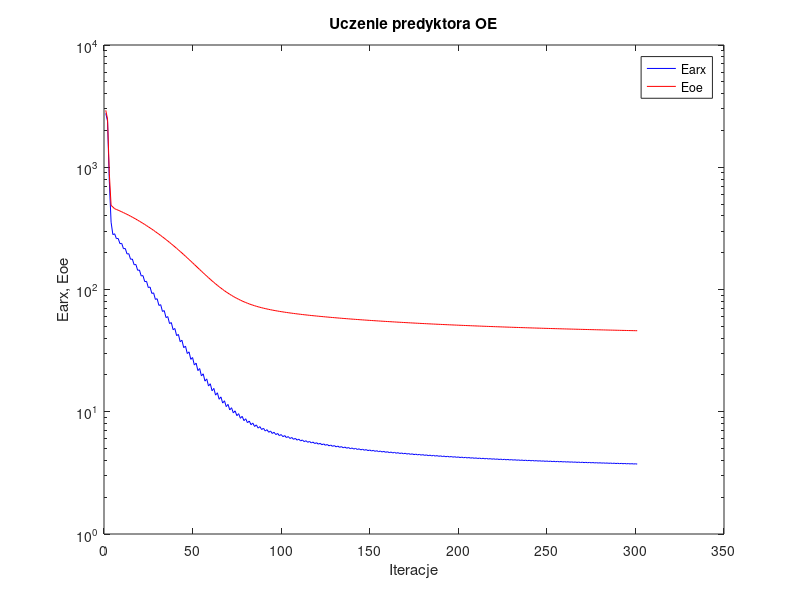
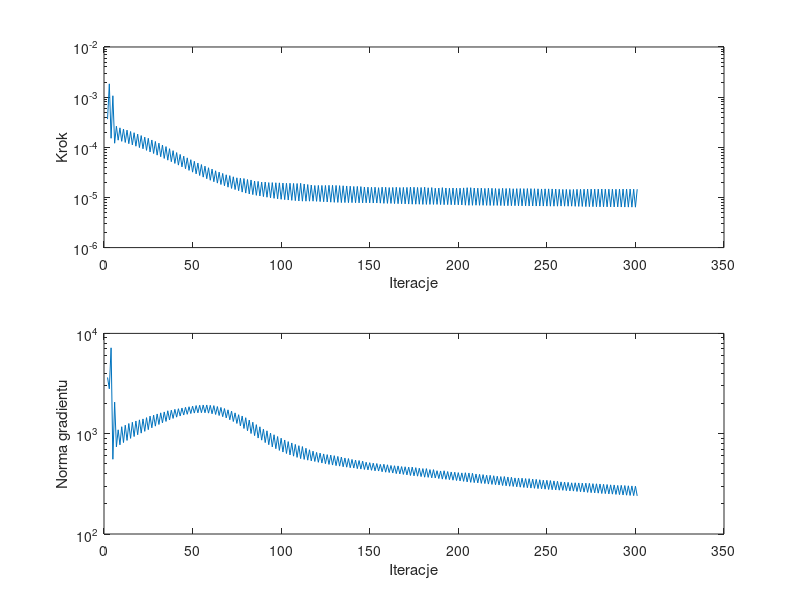

Reproduce these figures in MATLAB, in order.
%uczenie predyktora oe
clear all;
n=0; farx(n+1)=2.761359e+003; foe(n+1)=2.921743e+003; wspucz(n+1)=0.000000e+000; ng(n+1)=0.000000e+000;
n=1; farx(n+1)=2.385960e+003; foe(n+1)=2.476734e+003; krok(n+1)=3.643472e-004; ng(n+1)=3.635322e+003;
n=2; farx(n+1)=7.690771e+002; foe(n+1)=8.885261e+002; krok(n+1)=1.841613e-003; ng(n+1)=2.802231e+003;
n=3; farx(n+1)=3.553489e+002; foe(n+1)=4.881364e+002; krok(n+1)=1.513017e-004; ng(n+1)=7.179554e+003;
n=4; farx(n+1)=2.812438e+002; foe(n+1)=4.726427e+002; krok(n+1)=1.064808e-003; ng(n+1)=5.563527e+002;
n=5; farx(n+1)=2.856849e+002; foe(n+1)=4.580880e+002; krok(n+1)=1.205665e-004; ng(n+1)=2.066021e+003;
n=6; farx(n+1)=2.606679e+002; foe(n+1)=4.515990e+002; krok(n+1)=2.632539e-004; ng(n+1)=7.392957e+002;
n=7; farx(n+1)=2.615851e+002; foe(n+1)=4.453236e+002; krok(n+1)=1.386777e-004; ng(n+1)=1.093230e+003;
n=8; farx(n+1)=2.370819e+002; foe(n+1)=4.387175e+002; krok(n+1)=2.442426e-004; ng(n+1)=7.746744e+002;
n=9; farx(n+1)=2.383397e+002; foe(n+1)=4.322583e+002; krok(n+1)=1.315162e-004; ng(n+1)=1.173810e+003;
n=10; farx(n+1)=2.154830e+002; foe(n+1)=4.254136e+002; krok(n+1)=2.312276e-004; ng(n+1)=8.160199e+002;
n=11; farx(n+1)=2.166004e+002; foe(n+1)=4.187514e+002; krok(n+1)=1.248592e-004; ng(n+1)=1.215636e+003;
n=12; farx(n+1)=1.952626e+002; foe(n+1)=4.117088e+002; krok(n+1)=2.196646e-004; ng(n+1)=8.569617e+002;
n=13; farx(n+1)=1.963389e+002; foe(n+1)=4.048625e+002; krok(n+1)=1.180809e-004; ng(n+1)=1.263022e+003;
n=14; farx(n+1)=1.766064e+002; foe(n+1)=3.976863e+002; krok(n+1)=2.064568e-004; ng(n+1)=8.981434e+002;
n=15; farx(n+1)=1.776022e+002; foe(n+1)=3.907348e+002; krok(n+1)=1.115187e-004; ng(n+1)=1.300118e+003;
n=16; farx(n+1)=1.593449e+002; foe(n+1)=3.834421e+002; krok(n+1)=1.951338e-004; ng(n+1)=9.370932e+002;
n=17; farx(n+1)=1.603203e+002; foe(n+1)=3.764128e+002; krok(n+1)=1.051134e-004; ng(n+1)=1.339536e+003;
n=18; farx(n+1)=1.435252e+002; foe(n+1)=3.690692e+002; krok(n+1)=1.828869e-004; ng(n+1)=9.761894e+002;
n=19; farx(n+1)=1.444707e+002; foe(n+1)=3.620142e+002; krok(n+1)=9.874235e-005; ng(n+1)=1.374308e+003;
n=20; farx(n+1)=1.290793e+002; foe(n+1)=3.546295e+002; krok(n+1)=1.711903e-004; ng(n+1)=1.013010e+003;
n=21; farx(n+1)=1.300120e+002; foe(n+1)=3.475997e+002; krok(n+1)=9.345155e-005; ng(n+1)=1.403819e+003;
n=22; farx(n+1)=1.158737e+002; foe(n+1)=3.402821e+002; krok(n+1)=1.592886e-004; ng(n+1)=1.055366e+003;
n=23; farx(n+1)=1.168343e+002; foe(n+1)=3.332525e+002; krok(n+1)=8.683747e-005; ng(n+1)=1.445791e+003;
n=24; farx(n+1)=1.037472e+002; foe(n+1)=3.259203e+002; krok(n+1)=1.513017e-004; ng(n+1)=1.097846e+003;
n=25; farx(n+1)=1.047955e+002; foe(n+1)=3.188767e+002; krok(n+1)=8.074766e-005; ng(n+1)=1.497255e+003;
n=26; farx(n+1)=9.286270e+001; foe(n+1)=3.116273e+002; krok(n+1)=1.398251e-004; ng(n+1)=1.145034e+003;
n=27; farx(n+1)=9.390766e+001; foe(n+1)=3.046579e+002; krok(n+1)=7.514290e-005; ng(n+1)=1.531784e+003;
n=28; farx(n+1)=8.297317e+001; foe(n+1)=2.974551e+002; krok(n+1)=1.306689e-004; ng(n+1)=1.189165e+003;
n=29; farx(n+1)=8.405115e+001; foe(n+1)=2.905448e+002; krok(n+1)=6.975159e-005; ng(n+1)=1.574131e+003;
n=30; farx(n+1)=7.407317e+001; foe(n+1)=2.834370e+002; krok(n+1)=1.209505e-004; ng(n+1)=1.235318e+003;
n=31; farx(n+1)=7.517768e+001; foe(n+1)=2.766087e+002; krok(n+1)=6.485137e-005; ng(n+1)=1.614375e+003;
n=32; farx(n+1)=6.612271e+001; foe(n+1)=2.696367e+002; krok(n+1)=1.107642e-004; ng(n+1)=1.282954e+003;
n=33; farx(n+1)=6.721208e+001; foe(n+1)=2.629264e+002; krok(n+1)=5.993527e-005; ng(n+1)=1.648215e+003;
n=34; farx(n+1)=5.893513e+001; foe(n+1)=2.560334e+002; krok(n+1)=1.032284e-004; ng(n+1)=1.325151e+003;
n=35; farx(n+1)=6.005057e+001; foe(n+1)=2.494161e+002; krok(n+1)=5.538211e-005; ng(n+1)=1.692971e+003;
n=36; farx(n+1)=5.259546e+001; foe(n+1)=2.426833e+002; krok(n+1)=9.374630e-005; ng(n+1)=1.371704e+003;
n=37; farx(n+1)=5.367954e+001; foe(n+1)=2.362468e+002; krok(n+1)=5.161420e-005; ng(n+1)=1.715404e+003;
n=38; farx(n+1)=4.692286e+001; foe(n+1)=2.296974e+002; krok(n+1)=8.570899e-005; ng(n+1)=1.419376e+003;
n=39; farx(n+1)=4.799699e+001; foe(n+1)=2.234128e+002; krok(n+1)=4.765565e-005; ng(n+1)=1.749318e+003;
n=40; farx(n+1)=4.189331e+001; foe(n+1)=2.170375e+002; krok(n+1)=7.846985e-005; ng(n+1)=1.461714e+003;
n=41; farx(n+1)=4.294111e+001; foe(n+1)=2.109423e+002; krok(n+1)=4.412088e-005; ng(n+1)=1.774546e+003;
n=42; farx(n+1)=3.741872e+001; foe(n+1)=2.047690e+002; krok(n+1)=7.202880e-005; ng(n+1)=1.501071e+003;
n=43; farx(n+1)=3.844367e+001; foe(n+1)=1.988673e+002; krok(n+1)=4.069022e-005; ng(n+1)=1.801705e+003;
n=44; farx(n+1)=3.344011e+001; foe(n+1)=1.929061e+002; krok(n+1)=6.653535e-005; ng(n+1)=1.534445e+003;
n=45; farx(n+1)=3.444100e+001; foe(n+1)=1.872077e+002; krok(n+1)=3.736809e-005; ng(n+1)=1.832472e+003;
n=46; farx(n+1)=2.992530e+001; foe(n+1)=1.814637e+002; krok(n+1)=6.158863e-005; ng(n+1)=1.560980e+003;
n=47; farx(n+1)=3.089924e+001; foe(n+1)=1.760066e+002; krok(n+1)=3.463091e-005; ng(n+1)=1.856487e+003;
n=48; farx(n+1)=2.682859e+001; foe(n+1)=1.705542e+002; krok(n+1)=5.658127e-005; ng(n+1)=1.588930e+003;
n=49; farx(n+1)=2.776742e+001; foe(n+1)=1.653531e+002; krok(n+1)=3.193262e-005; ng(n+1)=1.883372e+003;
n=50; farx(n+1)=2.409943e+001; foe(n+1)=1.601752e+002; krok(n+1)=5.256405e-005; ng(n+1)=1.605130e+003;
n=51; farx(n+1)=2.500319e+001; foe(n+1)=1.552493e+002; krok(n+1)=2.952022e-005; ng(n+1)=1.907636e+003;
n=52; farx(n+1)=2.171754e+001; foe(n+1)=1.503794e+002; krok(n+1)=4.856864e-005; ng(n+1)=1.615513e+003;
n=53; farx(n+1)=2.257284e+001; foe(n+1)=1.457640e+002; krok(n+1)=2.737449e-005; ng(n+1)=1.920370e+003;
n=54; farx(n+1)=1.962516e+001; foe(n+1)=1.412100e+002; krok(n+1)=4.525103e-005; ng(n+1)=1.619239e+003;
n=55; farx(n+1)=2.044016e+001; foe(n+1)=1.369050e+002; krok(n+1)=2.541507e-005; ng(n+1)=1.932461e+003;
n=56; farx(n+1)=1.780427e+001; foe(n+1)=1.326936e+002; krok(n+1)=4.204485e-005; ng(n+1)=1.616685e+003;
n=57; farx(n+1)=1.857330e+001; foe(n+1)=1.287129e+002; krok(n+1)=2.361801e-005; ng(n+1)=1.932714e+003;
n=58; farx(n+1)=1.622918e+001; foe(n+1)=1.248417e+002; krok(n+1)=3.909086e-005; ng(n+1)=1.603486e+003;
n=59; farx(n+1)=1.694420e+001; foe(n+1)=1.212027e+002; krok(n+1)=2.202092e-005; ng(n+1)=1.916909e+003;
n=60; farx(n+1)=1.485083e+001; foe(n+1)=1.176672e+002; krok(n+1)=3.675596e-005; ng(n+1)=1.580371e+003;
n=61; farx(n+1)=1.552606e+001; foe(n+1)=1.143480e+002; krok(n+1)=2.058283e-005; ng(n+1)=1.904746e+003;
n=62; farx(n+1)=1.367599e+001; foe(n+1)=1.111690e+002; krok(n+1)=3.400479e-005; ng(n+1)=1.554731e+003;
n=63; farx(n+1)=1.429536e+001; foe(n+1)=1.081878e+002; krok(n+1)=1.931492e-005; ng(n+1)=1.865283e+003;
n=64; farx(n+1)=1.265465e+001; foe(n+1)=1.053312e+002; krok(n+1)=3.195675e-005; ng(n+1)=1.518124e+003;
n=65; farx(n+1)=1.322617e+001; foe(n+1)=1.026608e+002; krok(n+1)=1.811665e-005; ng(n+1)=1.826996e+003;
n=66; farx(n+1)=1.177170e+001; foe(n+1)=1.001131e+002; krok(n+1)=3.012115e-005; ng(n+1)=1.477676e+003;
n=67; farx(n+1)=1.229969e+001; foe(n+1)=9.773487e+001; krok(n+1)=1.707914e-005; ng(n+1)=1.782538e+003;
n=68; farx(n+1)=1.101250e+001; foe(n+1)=9.548615e+001; krok(n+1)=2.829063e-005; ng(n+1)=1.436827e+003;
n=69; farx(n+1)=1.149201e+001; foe(n+1)=9.338174e+001; krok(n+1)=1.602043e-005; ng(n+1)=1.729056e+003;
n=70; farx(n+1)=1.034796e+001; foe(n+1)=9.138055e+001; krok(n+1)=2.722915e-005; ng(n+1)=1.376919e+003;
n=71; farx(n+1)=1.078988e+001; foe(n+1)=8.951918e+001; krok(n+1)=1.511881e-005; ng(n+1)=1.679089e+003;
n=72; farx(n+1)=9.779226e+000; foe(n+1)=8.776404e+001; krok(n+1)=2.580710e-005; ng(n+1)=1.323091e+003;
n=73; farx(n+1)=1.018026e+001; foe(n+1)=8.613350e+001; krok(n+1)=1.436371e-005; ng(n+1)=1.613162e+003;
n=74; farx(n+1)=9.285494e+000; foe(n+1)=8.459607e+001; krok(n+1)=2.462151e-005; ng(n+1)=1.265049e+003;
n=75; farx(n+1)=9.647553e+000; foe(n+1)=8.316954e+001; krok(n+1)=1.361415e-005; ng(n+1)=1.546431e+003;
n=76; farx(n+1)=8.842620e+000; foe(n+1)=8.181430e+001; krok(n+1)=2.418894e-005; ng(n+1)=1.198481e+003;
n=77; farx(n+1)=9.176689e+000; foe(n+1)=8.055004e+001; krok(n+1)=1.277945e-005; ng(n+1)=1.501417e+003;
n=78; farx(n+1)=8.456731e+000; foe(n+1)=7.934984e+001; krok(n+1)=2.382783e-005; ng(n+1)=1.126972e+003;
n=79; farx(n+1)=8.764954e+000; foe(n+1)=7.823822e+001; krok(n+1)=1.222055e-005; ng(n+1)=1.443293e+003;
n=80; farx(n+1)=8.126931e+000; foe(n+1)=7.719670e+001; krok(n+1)=2.277170e-005; ng(n+1)=1.069787e+003;
n=81; farx(n+1)=8.403493e+000; foe(n+1)=7.622999e+001; krok(n+1)=1.171829e-005; ng(n+1)=1.367808e+003;
n=82; farx(n+1)=7.833097e+000; foe(n+1)=7.531075e+001; krok(n+1)=2.230894e-005; ng(n+1)=1.004615e+003;
n=83; farx(n+1)=8.087805e+000; foe(n+1)=7.446359e+001; krok(n+1)=1.138585e-005; ng(n+1)=1.302045e+003;
n=84; farx(n+1)=7.578913e+000; foe(n+1)=7.366993e+001; krok(n+1)=2.122479e-005; ng(n+1)=9.562783e+002;
n=85; farx(n+1)=7.808581e+000; foe(n+1)=7.292925e+001; krok(n+1)=1.101046e-005; ng(n+1)=1.230719e+003;
n=86; farx(n+1)=7.349592e+000; foe(n+1)=7.222503e+001; krok(n+1)=2.088415e-005; ng(n+1)=9.048296e+002;
n=87; farx(n+1)=7.561365e+000; foe(n+1)=7.157015e+001; krok(n+1)=1.071362e-005; ng(n+1)=1.171573e+003;
n=88; farx(n+1)=7.147484e+000; foe(n+1)=7.095086e+001; krok(n+1)=2.020511e-005; ng(n+1)=8.625151e+002;
n=89; farx(n+1)=7.339949e+000; foe(n+1)=7.037167e+001; krok(n+1)=1.039083e-005; ng(n+1)=1.110038e+003;
n=90; farx(n+1)=6.959590e+000; foe(n+1)=6.981431e+001; krok(n+1)=2.026093e-005; ng(n+1)=8.153101e+002;
n=91; farx(n+1)=7.140805e+000; foe(n+1)=6.929124e+001; krok(n+1)=1.009346e-005; ng(n+1)=1.068360e+003;
n=92; farx(n+1)=6.794295e+000; foe(n+1)=6.879430e+001; krok(n+1)=1.976919e-005; ng(n+1)=7.768400e+002;
n=93; farx(n+1)=6.960879e+000; foe(n+1)=6.832562e+001; krok(n+1)=9.841122e-006; ng(n+1)=1.015437e+003;
n=94; farx(n+1)=6.640674e+000; foe(n+1)=6.787383e+001; krok(n+1)=1.976919e-005; ng(n+1)=7.384858e+002;
n=95; farx(n+1)=6.797271e+000; foe(n+1)=6.744673e+001; krok(n+1)=9.594052e-006; ng(n+1)=9.761005e+002;
n=96; farx(n+1)=6.500804e+000; foe(n+1)=6.703597e+001; krok(n+1)=1.961815e-005; ng(n+1)=7.089668e+002;
n=97; farx(n+1)=6.647838e+000; foe(n+1)=6.664525e+001; krok(n+1)=9.375707e-006; ng(n+1)=9.373755e+002;
n=98; farx(n+1)=6.372122e+000; foe(n+1)=6.626839e+001; krok(n+1)=1.953303e-005; ng(n+1)=6.813886e+002;
n=99; farx(n+1)=6.510825e+000; foe(n+1)=6.590853e+001; krok(n+1)=9.184756e-006; ng(n+1)=9.019316e+002;
n=100; farx(n+1)=6.254428e+000; foe(n+1)=6.556092e+001; krok(n+1)=1.935047e-005; ng(n+1)=6.561256e+002;
n=101; farx(n+1)=6.385076e+000; foe(n+1)=6.522894e+001; krok(n+1)=9.041389e-006; ng(n+1)=8.657100e+002;
n=102; farx(n+1)=6.145309e+000; foe(n+1)=6.490681e+001; krok(n+1)=1.917379e-005; ng(n+1)=6.346297e+002;
n=103; farx(n+1)=6.268780e+000; foe(n+1)=6.459813e+001; krok(n+1)=8.887598e-006; ng(n+1)=8.339070e+002;
n=104; farx(n+1)=6.042753e+000; foe(n+1)=6.429619e+001; krok(n+1)=1.918810e-005; ng(n+1)=6.143508e+002;
n=105; farx(n+1)=6.160897e+000; foe(n+1)=6.400612e+001; krok(n+1)=8.753190e-006; ng(n+1)=8.085389e+002;
n=106; farx(n+1)=5.948006e+000; foe(n+1)=6.372334e+001; krok(n+1)=1.900886e-005; ng(n+1)=5.970929e+002;
n=107; farx(n+1)=6.060445e+000; foe(n+1)=6.345068e+001; krok(n+1)=8.632369e-006; ng(n+1)=7.820051e+002;
n=108; farx(n+1)=5.858932e+000; foe(n+1)=6.318312e+001; krok(n+1)=1.895924e-005; ng(n+1)=5.804988e+002;
n=109; farx(n+1)=5.966305e+000; foe(n+1)=6.292510e+001; krok(n+1)=8.500298e-006; ng(n+1)=7.592460e+002;
n=110; farx(n+1)=5.773557e+000; foe(n+1)=6.266967e+001; krok(n+1)=1.914386e-005; ng(n+1)=5.642857e+002;
n=111; farx(n+1)=5.878443e+000; foe(n+1)=6.242228e+001; krok(n+1)=8.423638e-006; ng(n+1)=7.445611e+002;
n=112; farx(n+1)=5.697213e+000; foe(n+1)=6.218300e+001; krok(n+1)=1.854561e-005; ng(n+1)=5.542094e+002;
n=113; farx(n+1)=5.796957e+000; foe(n+1)=6.195041e+001; krok(n+1)=8.423638e-006; ng(n+1)=7.160495e+002;
n=114; farx(n+1)=5.625648e+000; foe(n+1)=6.172428e+001; krok(n+1)=1.808278e-005; ng(n+1)=5.445392e+002;
n=115; farx(n+1)=5.721022e+000; foe(n+1)=6.150416e+001; krok(n+1)=8.423638e-006; ng(n+1)=6.914253e+002;
n=116; farx(n+1)=5.558431e+000; foe(n+1)=6.128968e+001; krok(n+1)=1.765974e-005; ng(n+1)=5.358401e+002;
n=117; farx(n+1)=5.649959e+000; foe(n+1)=6.108038e+001; krok(n+1)=8.423638e-006; ng(n+1)=6.696232e+002;
n=118; farx(n+1)=5.494965e+000; foe(n+1)=6.087619e+001; krok(n+1)=1.729605e-005; ng(n+1)=5.285049e+002;
n=119; farx(n+1)=5.582553e+000; foe(n+1)=6.067618e+001; krok(n+1)=8.363780e-006; ng(n+1)=6.508265e+002;
n=120; farx(n+1)=5.433206e+000; foe(n+1)=6.047847e+001; krok(n+1)=1.736589e-005; ng(n+1)=5.186519e+002;
n=121; farx(n+1)=5.518380e+000; foe(n+1)=6.028485e+001; krok(n+1)=8.274713e-006; ng(n+1)=6.404260e+002;
n=122; farx(n+1)=5.374751e+000; foe(n+1)=6.009355e+001; krok(n+1)=1.733605e-005; ng(n+1)=5.100132e+002;
n=123; farx(n+1)=5.457295e+000; foe(n+1)=5.990653e+001; krok(n+1)=8.206521e-006; ng(n+1)=6.284721e+002;
n=124; farx(n+1)=5.318715e+000; foe(n+1)=5.972123e+001; krok(n+1)=1.733605e-005; ng(n+1)=5.020165e+002;
n=125; farx(n+1)=5.398939e+000; foe(n+1)=5.953994e+001; krok(n+1)=8.129247e-006; ng(n+1)=6.186876e+002;
n=126; farx(n+1)=5.264534e+000; foe(n+1)=5.935999e+001; krok(n+1)=1.743790e-005; ng(n+1)=4.940917e+002;
n=127; farx(n+1)=5.343050e+000; foe(n+1)=5.918320e+001; krok(n+1)=8.044070e-006; ng(n+1)=6.124843e+002;
n=128; farx(n+1)=5.213122e+000; foe(n+1)=5.900853e+001; krok(n+1)=1.743790e-005; ng(n+1)=4.868053e+002;
n=129; farx(n+1)=5.289655e+000; foe(n+1)=5.883681e+001; krok(n+1)=7.987686e-006; ng(n+1)=6.038713e+002;
n=130; farx(n+1)=5.164375e+000; foe(n+1)=5.866750e+001; krok(n+1)=1.733471e-005; ng(n+1)=4.802990e+002;
n=131; farx(n+1)=5.238825e+000; foe(n+1)=5.850124e+001; krok(n+1)=7.964158e-006; ng(n+1)=5.933592e+002;
n=132; farx(n+1)=5.117594e+000; foe(n+1)=5.833775e+001; krok(n+1)=1.720017e-005; ng(n+1)=4.750059e+002;
n=133; farx(n+1)=5.189966e+000; foe(n+1)=5.817621e+001; krok(n+1)=7.902407e-006; ng(n+1)=5.849110e+002;
n=134; farx(n+1)=5.073455e+000; foe(n+1)=5.801674e+001; krok(n+1)=1.709205e-005; ng(n+1)=4.680668e+002;
n=135; farx(n+1)=5.143585e+000; foe(n+1)=5.786092e+001; krok(n+1)=7.909320e-006; ng(n+1)=5.724379e+002;
n=136; farx(n+1)=5.030588e+000; foe(n+1)=5.770704e+001; krok(n+1)=1.693219e-005; ng(n+1)=4.636767e+002;
n=137; farx(n+1)=5.098996e+000; foe(n+1)=5.755539e+001; krok(n+1)=7.864914e-006; ng(n+1)=5.652241e+002;
n=138; farx(n+1)=4.990202e+000; foe(n+1)=5.740573e+001; krok(n+1)=1.675917e-005; ng(n+1)=4.580254e+002;
n=139; farx(n+1)=5.056620e+000; foe(n+1)=5.725927e+001; krok(n+1)=7.884010e-006; ng(n+1)=5.536716e+002;
n=140; farx(n+1)=4.951109e+000; foe(n+1)=5.711495e+001; krok(n+1)=1.653919e-005; ng(n+1)=4.544521e+002;
n=141; farx(n+1)=5.015669e+000; foe(n+1)=5.697254e+001; krok(n+1)=7.835092e-006; ng(n+1)=5.460043e+002;
n=142; farx(n+1)=4.913190e+000; foe(n+1)=5.683140e+001; krok(n+1)=1.657544e-005; ng(n+1)=4.483216e+002;
n=143; farx(n+1)=4.976386e+000; foe(n+1)=5.669251e+001; krok(n+1)=7.806114e-006; ng(n+1)=5.400357e+002;
n=144; farx(n+1)=4.877002e+000; foe(n+1)=5.655550e+001; krok(n+1)=1.643953e-005; ng(n+1)=4.439042e+002;
n=145; farx(n+1)=4.938696e+000; foe(n+1)=5.642043e+001; krok(n+1)=7.794783e-006; ng(n+1)=5.325369e+002;
n=146; farx(n+1)=4.843177e+000; foe(n+1)=5.628756e+001; krok(n+1)=1.611741e-005; ng(n+1)=4.398934e+002;
n=147; farx(n+1)=4.902660e+000; foe(n+1)=5.615752e+001; krok(n+1)=7.821846e-006; ng(n+1)=5.194077e+002;
n=148; farx(n+1)=4.809651e+000; foe(n+1)=5.602849e+001; krok(n+1)=1.602043e-005; ng(n+1)=4.359586e+002;
n=149; farx(n+1)=4.867889e+000; foe(n+1)=5.590155e+001; krok(n+1)=7.792977e-006; ng(n+1)=5.140481e+002;
n=150; farx(n+1)=4.777391e+000; foe(n+1)=5.577593e+001; krok(n+1)=1.593982e-005; ng(n+1)=4.318319e+002;
n=151; farx(n+1)=4.834173e+000; foe(n+1)=5.565210e+001; krok(n+1)=7.745883e-006; ng(n+1)=5.082906e+002;
n=152; farx(n+1)=4.745953e+000; foe(n+1)=5.552901e+001; krok(n+1)=1.599777e-005; ng(n+1)=4.265102e+002;
n=153; farx(n+1)=4.801925e+000; foe(n+1)=5.540787e+001; krok(n+1)=7.746296e-006; ng(n+1)=5.040786e+002;
n=154; farx(n+1)=4.716527e+000; foe(n+1)=5.528904e+001; krok(n+1)=1.565988e-005; ng(n+1)=4.243649e+002;
n=155; farx(n+1)=4.770387e+000; foe(n+1)=5.517172e+001; krok(n+1)=7.698578e-006; ng(n+1)=4.944557e+002;
n=156; farx(n+1)=4.686420e+000; foe(n+1)=5.505418e+001; krok(n+1)=1.600260e-005; ng(n+1)=4.175046e+002;
n=157; farx(n+1)=4.739835e+000; foe(n+1)=5.493822e+001; krok(n+1)=7.622483e-006; ng(n+1)=4.956992e+002;
n=158; farx(n+1)=4.658136e+000; foe(n+1)=5.482336e+001; krok(n+1)=1.595012e-005; ng(n+1)=4.131468e+002;
n=159; farx(n+1)=4.710445e+000; foe(n+1)=5.471026e+001; krok(n+1)=7.618246e-006; ng(n+1)=4.899057e+002;
n=160; farx(n+1)=4.631177e+000; foe(n+1)=5.459871e+001; krok(n+1)=1.573332e-005; ng(n+1)=4.100796e+002;
n=161; farx(n+1)=4.681933e+000; foe(n+1)=5.448887e+001; krok(n+1)=7.599740e-006; ng(n+1)=4.819555e+002;
n=162; farx(n+1)=4.604378e+000; foe(n+1)=5.437951e+001; krok(n+1)=1.580519e-005; ng(n+1)=4.054098e+002;
n=163; farx(n+1)=4.654138e+000; foe(n+1)=5.427173e+001; krok(n+1)=7.535405e-006; ng(n+1)=4.792886e+002;
n=164; farx(n+1)=4.578168e+000; foe(n+1)=5.416417e+001; krok(n+1)=1.595012e-005; ng(n+1)=4.002288e+002;
n=165; farx(n+1)=4.627339e+000; foe(n+1)=5.405821e+001; krok(n+1)=7.509633e-006; ng(n+1)=4.774565e+002;
n=166; farx(n+1)=4.553534e+000; foe(n+1)=5.395374e+001; krok(n+1)=1.573332e-005; ng(n+1)=3.974035e+002;
n=167; farx(n+1)=4.601270e+000; foe(n+1)=5.385074e+001; krok(n+1)=7.488082e-006; ng(n+1)=4.700532e+002;
n=168; farx(n+1)=4.528948e+000; foe(n+1)=5.374814e+001; krok(n+1)=1.583652e-005; ng(n+1)=3.927632e+002;
n=169; farx(n+1)=4.575934e+000; foe(n+1)=5.364692e+001; krok(n+1)=7.440373e-006; ng(n+1)=4.680588e+002;
n=170; farx(n+1)=4.505278e+000; foe(n+1)=5.354645e+001; krok(n+1)=1.583652e-005; ng(n+1)=3.887011e+002;
n=171; farx(n+1)=4.551153e+000; foe(n+1)=5.344735e+001; krok(n+1)=7.381362e-006; ng(n+1)=4.641649e+002;
n=172; farx(n+1)=4.481636e+000; foe(n+1)=5.334816e+001; krok(n+1)=1.608814e-005; ng(n+1)=3.833528e+002;
n=173; farx(n+1)=4.527129e+000; foe(n+1)=5.325025e+001; krok(n+1)=7.334139e-006; ng(n+1)=4.645637e+002;
n=174; farx(n+1)=4.459443e+000; foe(n+1)=5.315352e+001; krok(n+1)=1.595012e-005; ng(n+1)=3.801282e+002;
n=175; farx(n+1)=4.503903e+000; foe(n+1)=5.305811e+001; krok(n+1)=7.334139e-006; ng(n+1)=4.584354e+002;
n=176; farx(n+1)=4.437951e+000; foe(n+1)=5.296384e+001; krok(n+1)=1.580519e-005; ng(n+1)=3.771101e+002;
n=177; farx(n+1)=4.481358e+000; foe(n+1)=5.287082e+001; krok(n+1)=7.323089e-006; ng(n+1)=4.525703e+002;
n=178; farx(n+1)=4.416865e+000; foe(n+1)=5.277858e+001; krok(n+1)=1.577348e-005; ng(n+1)=3.735969e+002;
n=179; farx(n+1)=4.459240e+000; foe(n+1)=5.268749e+001; krok(n+1)=7.265431e-006; ng(n+1)=4.487562e+002;
n=180; farx(n+1)=4.395806e+000; foe(n+1)=5.259625e+001; krok(n+1)=1.602043e-005; ng(n+1)=3.684019e+002;
n=181; farx(n+1)=4.437999e+000; foe(n+1)=5.250630e+001; krok(n+1)=7.258975e-006; ng(n+1)=4.486578e+002;
n=182; farx(n+1)=4.376587e+000; foe(n+1)=5.241823e+001; krok(n+1)=1.558595e-005; ng(n+1)=3.671308e+002;
n=183; farx(n+1)=4.417289e+000; foe(n+1)=5.233134e+001; krok(n+1)=7.265431e-006; ng(n+1)=4.386223e+002;
n=184; farx(n+1)=4.356832e+000; foe(n+1)=5.224472e+001; krok(n+1)=1.572983e-005; ng(n+1)=3.630532e+002;
n=185; farx(n+1)=4.397338e+000; foe(n+1)=5.215895e+001; krok(n+1)=7.258975e-006; ng(n+1)=4.383439e+002;
n=186; farx(n+1)=4.338904e+000; foe(n+1)=5.207518e+001; krok(n+1)=1.528126e-005; ng(n+1)=3.617261e+002;
n=187; farx(n+1)=4.377826e+000; foe(n+1)=5.199247e+001; krok(n+1)=7.265431e-006; ng(n+1)=4.274232e+002;
n=188; farx(n+1)=4.320545e+000; foe(n+1)=5.190979e+001; krok(n+1)=1.539716e-005; ng(n+1)=3.572711e+002;
n=189; farx(n+1)=4.358697e+000; foe(n+1)=5.182852e+001; krok(n+1)=7.204914e-006; ng(n+1)=4.250804e+002;
n=190; farx(n+1)=4.302087e+000; foe(n+1)=5.174671e+001; krok(n+1)=1.568168e-005; ng(n+1)=3.525520e+002;
n=191; farx(n+1)=4.340182e+000; foe(n+1)=5.166609e+001; krok(n+1)=7.172631e-006; ng(n+1)=4.268376e+002;
n=192; farx(n+1)=4.285118e+000; foe(n+1)=5.158661e+001; krok(n+1)=1.539716e-005; ng(n+1)=3.506500e+002;
n=193; farx(n+1)=4.322236e+000; foe(n+1)=5.150829e+001; krok(n+1)=7.194757e-006; ng(n+1)=4.193815e+002;
n=194; farx(n+1)=4.268342e+000; foe(n+1)=5.143074e+001; krok(n+1)=1.527639e-005; ng(n+1)=3.482069e+002;
n=195; farx(n+1)=4.304597e+000; foe(n+1)=5.135407e+001; krok(n+1)=7.156975e-006; ng(n+1)=4.151737e+002;
n=196; farx(n+1)=4.251712e+000; foe(n+1)=5.127746e+001; krok(n+1)=1.539716e-005; ng(n+1)=3.439732e+002;
n=197; farx(n+1)=4.287487e+000; foe(n+1)=5.120206e+001; krok(n+1)=7.137645e-006; ng(n+1)=4.130662e+002;
n=198; farx(n+1)=4.235685e+000; foe(n+1)=5.112717e+001; krok(n+1)=1.530761e-005; ng(n+1)=3.413790e+002;
n=199; farx(n+1)=4.270786e+000; foe(n+1)=5.105330e+001; krok(n+1)=7.122056e-006; ng(n+1)=4.092532e+002;
n=200; farx(n+1)=4.219930e+000; foe(n+1)=5.097985e+001; krok(n+1)=1.530281e-005; ng(n+1)=3.383731e+002;
n=201; farx(n+1)=4.254420e+000; foe(n+1)=5.090726e+001; krok(n+1)=7.086051e-006; ng(n+1)=4.066941e+002;
n=202; farx(n+1)=4.204085e+000; foe(n+1)=5.083492e+001; krok(n+1)=1.549259e-005; ng(n+1)=3.348360e+002;
n=203; farx(n+1)=4.238249e+000; foe(n+1)=5.076288e+001; krok(n+1)=7.005815e-006; ng(n+1)=4.082052e+002;
n=204; farx(n+1)=4.188860e+000; foe(n+1)=5.069125e+001; krok(n+1)=1.563162e-005; ng(n+1)=3.305742e+002;
n=205; farx(n+1)=4.222486e+000; foe(n+1)=5.062040e+001; krok(n+1)=6.975132e-006; ng(n+1)=4.059256e+002;
n=206; farx(n+1)=4.174030e+000; foe(n+1)=5.054998e+001; krok(n+1)=1.564369e-005; ng(n+1)=3.274011e+002;
n=207; farx(n+1)=4.207193e+000; foe(n+1)=5.048039e+001; krok(n+1)=6.971762e-006; ng(n+1)=4.030613e+002;
n=208; farx(n+1)=4.160013e+000; foe(n+1)=5.041171e+001; krok(n+1)=1.539716e-005; ng(n+1)=3.253452e+002;
n=209; farx(n+1)=4.192367e+000; foe(n+1)=5.034406e+001; krok(n+1)=6.997257e-006; ng(n+1)=3.961076e+002;
n=210; farx(n+1)=4.146021e+000; foe(n+1)=5.027700e+001; krok(n+1)=1.529987e-005; ng(n+1)=3.232665e+002;
n=211; farx(n+1)=4.177786e+000; foe(n+1)=5.021056e+001; krok(n+1)=6.966570e-006; ng(n+1)=3.931937e+002;
n=212; farx(n+1)=4.132276e+000; foe(n+1)=5.014444e+001; krok(n+1)=1.535224e-005; ng(n+1)=3.199184e+002;
n=213; farx(n+1)=4.163683e+000; foe(n+1)=5.007911e+001; krok(n+1)=6.971762e-006; ng(n+1)=3.907191e+002;
n=214; farx(n+1)=4.119173e+000; foe(n+1)=5.001477e+001; krok(n+1)=1.511881e-005; ng(n+1)=3.183947e+002;
n=215; farx(n+1)=4.149764e+000; foe(n+1)=4.995098e+001; krok(n+1)=6.948457e-006; ng(n+1)=3.854535e+002;
n=216; farx(n+1)=4.105914e+000; foe(n+1)=4.988726e+001; krok(n+1)=1.528126e-005; ng(n+1)=3.146067e+002;
n=217; farx(n+1)=4.136200e+000; foe(n+1)=4.982427e+001; krok(n+1)=6.921689e-006; ng(n+1)=3.846153e+002;
n=218; farx(n+1)=4.093211e+000; foe(n+1)=4.976179e+001; krok(n+1)=1.519948e-005; ng(n+1)=3.121779e+002;
n=219; farx(n+1)=4.122981e+000; foe(n+1)=4.970005e+001; krok(n+1)=6.921689e-006; ng(n+1)=3.808602e+002;
n=220; farx(n+1)=4.080887e+000; foe(n+1)=4.963886e+001; krok(n+1)=1.507081e-005; ng(n+1)=3.099878e+002;
n=221; farx(n+1)=4.110129e+000; foe(n+1)=4.957845e+001; krok(n+1)=6.935028e-006; ng(n+1)=3.764341e+002;
n=222; farx(n+1)=4.068742e+000; foe(n+1)=4.951866e+001; krok(n+1)=1.496279e-005; ng(n+1)=3.081656e+002;
n=223; farx(n+1)=4.097389e+000; foe(n+1)=4.945930e+001; krok(n+1)=6.891598e-006; ng(n+1)=3.735597e+002;
n=224; farx(n+1)=4.056472e+000; foe(n+1)=4.939995e+001; krok(n+1)=1.519696e-005; ng(n+1)=3.043712e+002;
n=225; farx(n+1)=4.084977e+000; foe(n+1)=4.934109e+001; krok(n+1)=6.861689e-006; ng(n+1)=3.741555e+002;
n=226; farx(n+1)=4.044891e+000; foe(n+1)=4.928296e+001; krok(n+1)=1.506057e-005; ng(n+1)=3.023619e+002;
n=227; farx(n+1)=4.072773e+000; foe(n+1)=4.922535e+001; krok(n+1)=6.846713e-006; ng(n+1)=3.698124e+002;
n=228; farx(n+1)=4.033339e+000; foe(n+1)=4.916796e+001; krok(n+1)=1.511997e-005; ng(n+1)=2.993734e+002;
n=229; farx(n+1)=4.060916e+000; foe(n+1)=4.911122e+001; krok(n+1)=6.844969e-006; ng(n+1)=3.677679e+002;
n=230; farx(n+1)=4.022361e+000; foe(n+1)=4.905513e+001; krok(n+1)=1.490654e-005; ng(n+1)=2.979700e+002;
n=231; farx(n+1)=4.049282e+000; foe(n+1)=4.899976e+001; krok(n+1)=6.846713e-006; ng(n+1)=3.623504e+002;
n=232; farx(n+1)=4.011200e+000; foe(n+1)=4.894448e+001; krok(n+1)=1.498382e-005; ng(n+1)=2.956194e+002;
n=233; farx(n+1)=4.037826e+000; foe(n+1)=4.888972e+001; krok(n+1)=6.807713e-006; ng(n+1)=3.617573e+002;
n=234; farx(n+1)=4.000321e+000; foe(n+1)=4.883517e+001; krok(n+1)=1.503498e-005; ng(n+1)=2.931221e+002;
n=235; farx(n+1)=4.026616e+000; foe(n+1)=4.878119e+001; krok(n+1)=6.790329e-006; ng(n+1)=3.600073e+002;
n=236; farx(n+1)=3.989773e+000; foe(n+1)=4.872757e+001; krok(n+1)=1.497616e-005; ng(n+1)=2.911987e+002;
n=237; farx(n+1)=4.015629e+000; foe(n+1)=4.867456e+001; krok(n+1)=6.780679e-006; ng(n+1)=3.568891e+002;
n=238; farx(n+1)=3.979226e+000; foe(n+1)=4.862178e+001; krok(n+1)=1.502405e-005; ng(n+1)=2.891518e+002;
n=239; farx(n+1)=4.004818e+000; foe(n+1)=4.856937e+001; krok(n+1)=6.750279e-006; ng(n+1)=3.562048e+002;
n=240; farx(n+1)=3.969097e+000; foe(n+1)=4.851736e+001; krok(n+1)=1.497616e-005; ng(n+1)=2.870143e+002;
n=241; farx(n+1)=3.994272e+000; foe(n+1)=4.846594e+001; krok(n+1)=6.754223e-006; ng(n+1)=3.526845e+002;
n=242; farx(n+1)=3.959084e+000; foe(n+1)=4.841491e+001; krok(n+1)=1.491645e-005; ng(n+1)=2.854510e+002;
n=243; farx(n+1)=3.983911e+000; foe(n+1)=4.836428e+001; krok(n+1)=6.741397e-006; ng(n+1)=3.504429e+002;
n=244; farx(n+1)=3.949326e+000; foe(n+1)=4.831407e+001; krok(n+1)=1.486240e-005; ng(n+1)=2.835750e+002;
n=245; farx(n+1)=3.973780e+000; foe(n+1)=4.826432e+001; krok(n+1)=6.741397e-006; ng(n+1)=3.474203e+002;
n=246; farx(n+1)=3.939804e+000; foe(n+1)=4.821501e+001; krok(n+1)=1.476242e-005; ng(n+1)=2.820019e+002;
n=247; farx(n+1)=3.963818e+000; foe(n+1)=4.816618e+001; krok(n+1)=6.733170e-006; ng(n+1)=3.440140e+002;
n=248; farx(n+1)=3.930255e+000; foe(n+1)=4.811755e+001; krok(n+1)=1.481560e-005; ng(n+1)=2.799827e+002;
n=249; farx(n+1)=3.954016e+000; foe(n+1)=4.806927e+001; krok(n+1)=6.706359e-006; ng(n+1)=3.431217e+002;
n=250; farx(n+1)=3.920956e+000; foe(n+1)=4.802131e+001; krok(n+1)=1.481538e-005; ng(n+1)=2.780708e+002;
n=251; farx(n+1)=3.944401e+000; foe(n+1)=4.797375e+001; krok(n+1)=6.695013e-006; ng(n+1)=3.409836e+002;
n=252; farx(n+1)=3.911882e+000; foe(n+1)=4.792653e+001; krok(n+1)=1.476242e-005; ng(n+1)=2.763999e+002;
n=253; farx(n+1)=3.934988e+000; foe(n+1)=4.787976e+001; krok(n+1)=6.695013e-006; ng(n+1)=3.381599e+002;
n=254; farx(n+1)=3.902986e+000; foe(n+1)=4.783336e+001; krok(n+1)=1.468252e-005; ng(n+1)=2.749793e+002;
n=255; farx(n+1)=3.925757e+000; foe(n+1)=4.778737e+001; krok(n+1)=6.695013e-006; ng(n+1)=3.353437e+002;
n=256; farx(n+1)=3.894397e+000; foe(n+1)=4.774175e+001; krok(n+1)=1.453926e-005; ng(n+1)=2.735580e+002;
n=257; farx(n+1)=3.916775e+000; foe(n+1)=4.769674e+001; krok(n+1)=6.723172e-006; ng(n+1)=3.308698e+002;
n=258; farx(n+1)=3.885776e+000; foe(n+1)=4.765209e+001; krok(n+1)=1.444886e-005; ng(n+1)=2.727285e+002;
n=259; farx(n+1)=3.907864e+000; foe(n+1)=4.760765e+001; krok(n+1)=6.697231e-006; ng(n+1)=3.293980e+002;
n=260; farx(n+1)=3.877328e+000; foe(n+1)=4.756349e+001; krok(n+1)=1.447119e-005; ng(n+1)=2.706921e+002;
n=261; farx(n+1)=3.899127e+000; foe(n+1)=4.751970e+001; krok(n+1)=6.687943e-006; ng(n+1)=3.272914e+002;
n=262; farx(n+1)=3.869130e+000; foe(n+1)=4.747617e+001; krok(n+1)=1.438760e-005; ng(n+1)=2.691260e+002;
n=263; farx(n+1)=3.890575e+000; foe(n+1)=4.743318e+001; krok(n+1)=6.697231e-006; ng(n+1)=3.238162e+002;
n=264; farx(n+1)=3.860796e+000; foe(n+1)=4.739038e+001; krok(n+1)=1.442554e-005; ng(n+1)=2.678435e+002;
n=265; farx(n+1)=3.882062e+000; foe(n+1)=4.734770e+001; krok(n+1)=6.649354e-006; ng(n+1)=3.241862e+002;
n=266; farx(n+1)=3.852668e+000; foe(n+1)=4.730523e+001; krok(n+1)=1.451496e-005; ng(n+1)=2.655703e+002;
n=267; farx(n+1)=3.873692e+000; foe(n+1)=4.726305e+001; krok(n+1)=6.627791e-006; ng(n+1)=3.229333e+002;
n=268; farx(n+1)=3.844675e+000; foe(n+1)=4.722110e+001; krok(n+1)=1.453671e-005; ng(n+1)=2.638079e+002;
n=269; farx(n+1)=3.865443e+000; foe(n+1)=4.717944e+001; krok(n+1)=6.608572e-006; ng(n+1)=3.214170e+002;
n=270; farx(n+1)=3.836702e+000; foe(n+1)=4.713798e+001; krok(n+1)=1.460917e-005; ng(n+1)=2.620554e+002;
n=271; farx(n+1)=3.857270e+000; foe(n+1)=4.709669e+001; krok(n+1)=6.571851e-006; ng(n+1)=3.211293e+002;
n=272; farx(n+1)=3.828885e+000; foe(n+1)=4.705560e+001; krok(n+1)=1.468165e-005; ng(n+1)=2.600103e+002;
n=273; farx(n+1)=3.849231e+000; foe(n+1)=4.701478e+001; krok(n+1)=6.553191e-006; ng(n+1)=3.199093e+002;
n=274; farx(n+1)=3.821262e+000; foe(n+1)=4.697419e+001; krok(n+1)=1.465800e-005; ng(n+1)=2.583872e+002;
n=275; farx(n+1)=3.841336e+000; foe(n+1)=4.693398e+001; krok(n+1)=6.550288e-006; ng(n+1)=3.175647e+002;
n=276; farx(n+1)=3.813663e+000; foe(n+1)=4.689399e+001; krok(n+1)=1.466008e-005; ng(n+1)=2.570308e+002;
n=277; farx(n+1)=3.833542e+000; foe(n+1)=4.685420e+001; krok(n+1)=6.532194e-006; ng(n+1)=3.166018e+002;
n=278; farx(n+1)=3.806205e+000; foe(n+1)=4.681472e+001; krok(n+1)=1.466008e-005; ng(n+1)=2.555256e+002;
n=279; farx(n+1)=3.825812e+000; foe(n+1)=4.677541e+001; krok(n+1)=6.503681e-006; ng(n+1)=3.151066e+002;
n=280; farx(n+1)=3.798880e+000; foe(n+1)=4.673620e+001; krok(n+1)=1.470858e-005; ng(n+1)=2.534295e+002;
n=281; farx(n+1)=3.818283e+000; foe(n+1)=4.669745e+001; krok(n+1)=6.514692e-006; ng(n+1)=3.129444e+002;
n=282; farx(n+1)=3.791651e+000; foe(n+1)=4.665901e+001; krok(n+1)=1.460917e-005; ng(n+1)=2.526998e+002;
n=283; farx(n+1)=3.810806e+000; foe(n+1)=4.662074e+001; krok(n+1)=6.495025e-006; ng(n+1)=3.113590e+002;
n=284; farx(n+1)=3.784562e+000; foe(n+1)=4.658267e+001; krok(n+1)=1.461294e-005; ng(n+1)=2.509397e+002;
n=285; farx(n+1)=3.803472e+000; foe(n+1)=4.654495e+001; krok(n+1)=6.495025e-006; ng(n+1)=3.090783e+002;
n=286; farx(n+1)=3.777481e+000; foe(n+1)=4.650742e+001; krok(n+1)=1.460917e-005; ng(n+1)=2.497337e+002;
n=287; farx(n+1)=3.796209e+000; foe(n+1)=4.647007e+001; krok(n+1)=6.473636e-006; ng(n+1)=3.082505e+002;
n=288; farx(n+1)=3.770675e+000; foe(n+1)=4.643295e+001; krok(n+1)=1.453926e-005; ng(n+1)=2.481670e+002;
n=289; farx(n+1)=3.789086e+000; foe(n+1)=4.639628e+001; krok(n+1)=6.482851e-006; ng(n+1)=3.047578e+002;
n=290; farx(n+1)=3.763689e+000; foe(n+1)=4.635966e+001; krok(n+1)=1.460917e-005; ng(n+1)=2.469247e+002;
n=291; farx(n+1)=3.781986e+000; foe(n+1)=4.632316e+001; krok(n+1)=6.439438e-006; ng(n+1)=3.054672e+002;
n=292; farx(n+1)=3.756893e+000; foe(n+1)=4.628678e+001; krok(n+1)=1.468252e-005; ng(n+1)=2.450154e+002;
n=293; farx(n+1)=3.775007e+000; foe(n+1)=4.625069e+001; krok(n+1)=6.429293e-006; ng(n+1)=3.041837e+002;
n=294; farx(n+1)=3.750215e+000; foe(n+1)=4.621478e+001; krok(n+1)=1.465430e-005; ng(n+1)=2.437527e+002;
n=295; farx(n+1)=3.768112e+000; foe(n+1)=4.617913e+001; krok(n+1)=6.418212e-006; ng(n+1)=3.024928e+002;
n=296; farx(n+1)=3.743573e+000; foe(n+1)=4.614361e+001; krok(n+1)=1.468165e-005; ng(n+1)=2.423249e+002;
n=297; farx(n+1)=3.761329e+000; foe(n+1)=4.610831e+001; krok(n+1)=6.412137e-006; ng(n+1)=3.015357e+002;
n=298; farx(n+1)=3.737088e+000; foe(n+1)=4.607333e+001; krok(n+1)=1.460917e-005; ng(n+1)=2.413340e+002;
n=299; farx(n+1)=3.754607e+000; foe(n+1)=4.603849e+001; krok(n+1)=6.399779e-006; ng(n+1)=2.996129e+002;
n=300; farx(n+1)=3.730683e+000; foe(n+1)=4.600382e+001; krok(n+1)=1.461294e-005; ng(n+1)=2.397882e+002;

figure; semilogy(farx,'b'); hold on; semilogy(foe,'r'); xlabel('Iteracje'); ylabel('Earx, Eoe'); legend('Earx','Eoe'); title('Uczenie predyktora OE');
figure; subplot(2,1,1); semilogy(krok); xlabel('Iteracje'); ylabel('Krok');
subplot(2,1,2); semilogy(ng); xlabel('Iteracje'); ylabel('Norma gradientu');
Earx=farx(n+1)
Eoe=foe(n+1)
